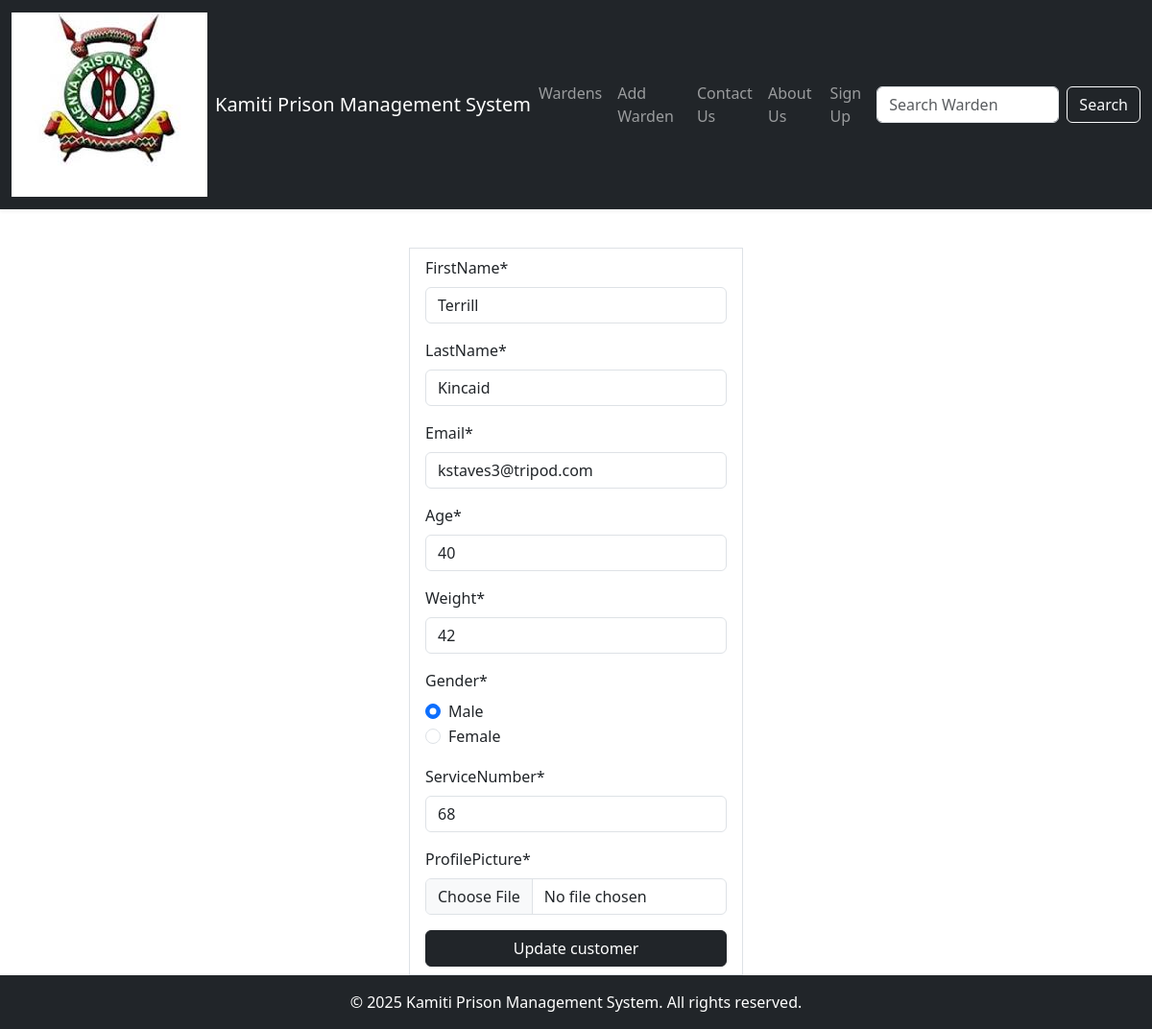
Screenshot of /Wardens/update/4 (signed in) with the database file from the repository.
### prison/models.py (models this page shows, shortened)
class Warden(models.Model):
    FirstName = models.CharField(max_length=30)
    LastName = models.CharField(max_length=30)
    Email = models.EmailField(unique=True)
    Age = models.PositiveSmallIntegerField(default=0)
    Gender = models.CharField(max_length=10)
    Weight = models.PositiveIntegerField(default=0)
    ServiceNumber = models.PositiveIntegerField(default=0)
    ProfilePicture = models.ImageField(upload_to=generate_unique_name, null=True)
    created_at = models.DateTimeField(auto_now_add=True)
    updated_at = models.DateTimeField(auto_now=True)
    class Meta:
        db_table = 'Wardens'

### prison/views.py (the view)
# urls.py: path('Wardens/update/<int:warden_id>', views.UpdateWarden, name='UpdateWarden'),
@login_required
@permission_required("prison.change_warden",raise_exception=True)
def UpdateWarden(request, warden_id):
    warden = get_object_or_404(Warden, id=warden_id)
    if request.method == 'POST':
        form = WardenForm(request.POST,request.FILES, instance=warden)
        if form.is_valid():
            form.save()
            messages.success(request, 'Your warden has been updated.')
            return redirect('Wardens')
    else:
        form = WardenForm(instance=warden)
    return render(request, 'WardenUpdateForm.html', {"form": form})

### prison/apps_forms.py
class WardenForm(forms.ModelForm):
    Gender = forms.ChoiceField(choices=GENDER_CHOICES,widget=forms.RadioSelect)
    class Meta:
        model = Warden
        fields = ['FirstName', 'LastName', 'Email', 'Age', 'Weight','Gender','ServiceNumber','ProfilePicture']
        widgets = {
            'FirstName': forms.TextInput(attrs={'class': 'form-control'}),
            'LastName': forms.TextInput(attrs={'class': 'form-control'}),
            'email': forms.EmailInput(attrs={'class': 'form-control'}),
            'Age': forms.DateInput(attrs={'type':'number',}),
            'Weight': forms.TextInput(attrs={'type':'number','min':'0','max':'100'}),
            'ServiceNumber': forms.TextInput(attrs={ 'type':'number','class':'form-control'}),
            'Gender': forms.Select(choices=GENDER_CHOICES, attrs={'class': 'form-control'}),
        }

### templates/WardenUpdateForm.html (shortened to what this page needs)
{% extends 'Master.html' %}
{% load crispy_forms_filters %}
{% block content %}
	<div class="container">
    <div class="row justify-content-center">
        <div class="col-sm-4">
             <form class="border px-3 py-2 mt-3" action="" method="post" enctype="multipart/form-data">
                 {{ form | crispy  }}
                 <button class="btn btn-dark w-100">Update customer </button>
            </form>
        </div>
    </div>
    </div>
{% endblock %}

### rows the page displays
Warden: FirstName "Terrill", LastName "Kincaid", Email "kstaves3@tripod.com", Age "40", Weight "42", Gender "☑ Male ☐ Female", ServiceNumber "68"
